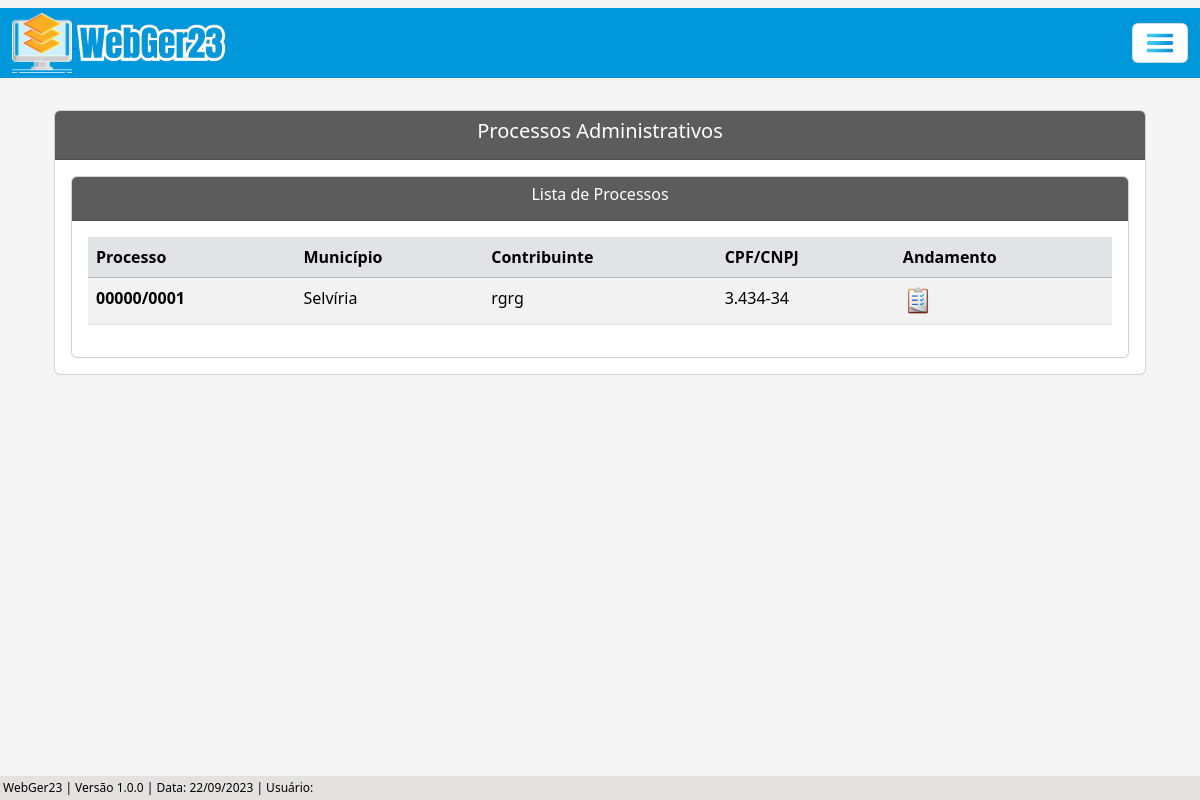
The page /listar/processo-adm/ on the database as committed earlier.
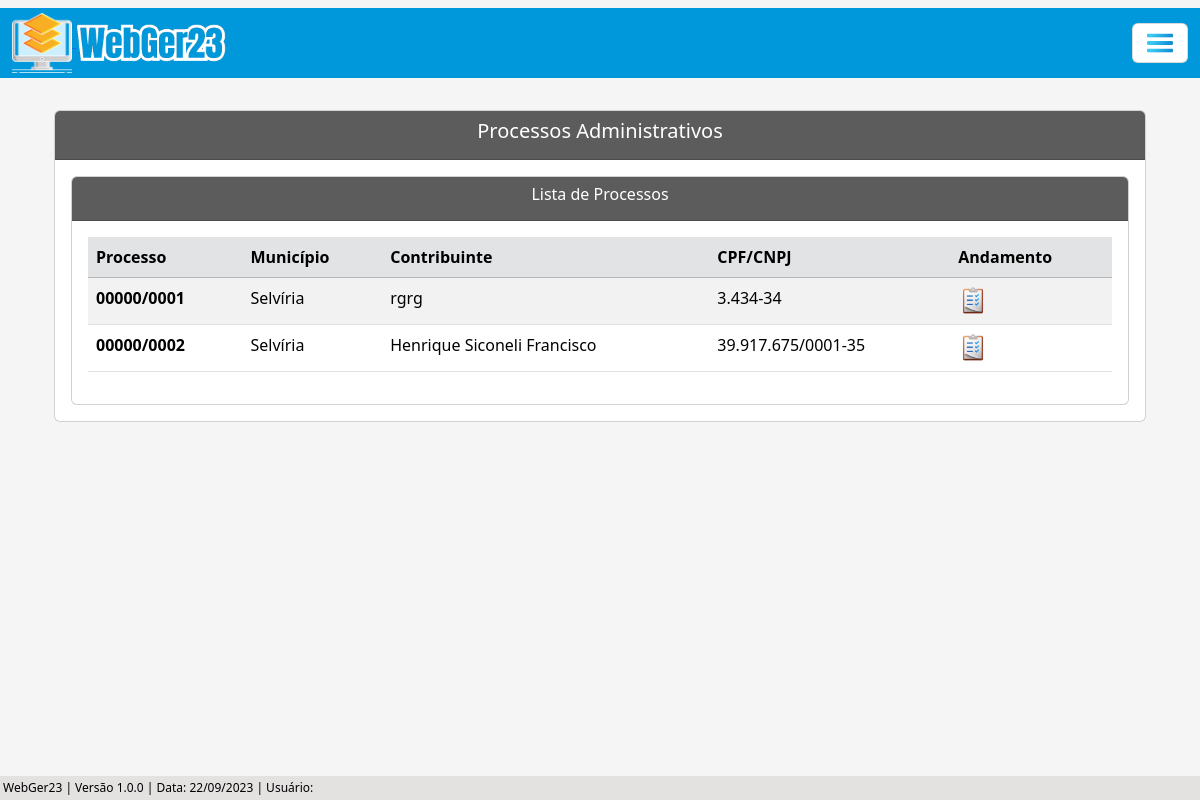
The same page on the database as committed later.
### processo/models.py (models this page shows, shortened)
class Base(models.Model): # Classe base, será herdada pelas outras classes
    data_criacao = models.DateField('data_criação', auto_now_add=True)
    data_alteracao = models.DateField('Alterado', auto_now=True)
    ativo = models.BooleanField('Ativo?', default=True)
    class Meta:
        abstract = True

class ProcessoAdm(Base):
    tipo_pessoas = (
        ('Física', 'Física'), ('Jurídica', 'Jurídica'),
    )
    criador_processo_adm = models.ForeignKey(get_user_model(), verbose_name='Usuário Criador', on_delete=models.CASCADE) # Usuário que criou o processo, utilizando chave primária com o get_user_model do django, para utilizar o usuário logado automaticamente
    numero = models.CharField(unique=True, verbose_name='N°', max_length=10) # Número do processo
    municipio = models.CharField(max_length=50, verbose_name='Município') # Município
    uf = models.CharField(max_length=2) # UF
    data_inicial = models.DateField(blank=True, null=True) # Data Inicial do Período do processo
    data_final = models.DateField(blank=True, null=True) # Data final do Período do processo
    data_div_ativa = models.DateField(blank=True, null=True) # Data dívida ativa
    valor_atributo = models.CharField(max_length=14, blank=True, null=True)  # Valor do atributo
    valor_multa = models.CharField(max_length=14, blank=True, null=True) # Valor da multa
    valor_credito = models.CharField(max_length=14, blank=True, null=True) # Valor do crédito
    valor_atualizado = models.CharField(max_length=14, blank=True, null=True) # Valor do atualizado
    data_valor_atualizado = models.DateField(blank=True, null=True) # Data valor atualizado
    nome_contribuinte = models.CharField(max_length=50)  # Nome / Razão Social
    tipo_pessoa = models.CharField(max_length=50, choices=tipo_pessoas) # Física / Jurídica
    documento = models.CharField(max_length=20, verbose_name='CPF/CNPJ', unique=True) # CPF / CNPJ
    nome_fantasia = models.CharField(max_length=50, blank=True, null=True) # Nome Fantasia
    email = models.EmailField(max_length=50, blank=True, null=True) # E-mail
    endereco = models.CharField(max_length=150) # Rua
    complemento = models.CharField(max_length=50, blank=True, null=True) # Complemento
    municipio_contribuinte = models.CharField(max_length=50, blank=True, null=True) # Município Contribuinte
    uf_contribuinte = models.CharField(max_length=2, verbose_name='UF', blank=True, null=True) # UF Contribuinte
    cep = models.CharField(max_length=10, blank=True, null=True) # CEP
    telefone = models.CharField(max_length=20, blank=True, null=True) # Telefone
    celular = models.CharField(max_length=20, blank=True, null=True) # Celular

### processo/views.py (the view)
# urls.py: path('listar/processo-adm/', ProcessoAdmList.as_view(), name='proc-adm-list'),
class ProcessoAdmList(ListView):
    model = ProcessoAdm
    template_name = 'processos/lists/processo_adm_list.html'

### processo/templates/processos/lists/processo_adm_list.html (shortened to what this page needs)
{% extends 'index.html' %}
{% load static %}
{% block conteudo %}
    <div class="container p-4">
        <div class="card">
            <div class="card-header text-white" style="background-color: #5c5c5c;">
                <h5 style="text-align: center;">Processos Administrativos</h5>
            </div>
            <div class="card-body">
                <div class="card">
                    <div class="card-header text-white" style="background-color: #5c5c5c;; text-align: center;">
                    <h6>Lista de Processos</h6>
                    </div>
                    <div class="card-body">
                        <div class="table-responsive">
                            <table class="table table-striped" id="tabela-listar">
                                <thead>
                                    <tr class="table-secondary">
                                        <th>Processo</th>
                                        <th>Município</th>
                                        <th>Contribuinte</th>
                                        <th>CPF/CNPJ</th>
                                        <th>Andamento</th>
                                    </tr>
                                </thead>
                                <tbody>
                                    {% for processo in object_list %}
                                    <tr>
                                        <td><b>{{ processo.numero }}</b></td>
                                        <td>{{ processo.municipio }}</td>
                                        <td>{{ processo.nome_contribuinte }}</td>
                                        <td>{{ processo.documento }}</td>
                                        <td>
                                            <a href="{% url 'andamento-adm-list' processo.pk %}"><img src="{% static 'img/listar.png' %}" width="30"></a>
                                        </td>
                                    </tr>
                                    {% endfor %}
                                </tbody>
                            </table>
                        </div>
                    </div>
                </div>
            </div>
        </div>
    </div>
    <br>
    {% endblock %}

### core/templates/index.html (shortened to what this page needs)
{% load static %}
<!DOCTYPE html>
<html lang="pt-br">
<head>
    <link href="https://cdn.jsdelivr.net/npm/bootstrap@5.3.1/dist/css/bootstrap.min.css" rel="stylesheet">
    <link rel="stylesheet" href="https://cdn.jsdelivr.net/npm/bootstrap-icons@1.10.5/font/bootstrap-icons.css">
    <link rel="stylesheet" href="{% static 'css/estilos.css' %}">
    <link href="https://cdn.datatables.net/v/bs5/dt-1.13.6/datatables.min.css" rel="stylesheet">
</head>
<body>
    {% block menu %}
      <nav class="navbar">
        <div class="container-fluid">
             <a href="{% url 'index' %}"><img src="{% static 'img/logo.png' %}" alt="" width="60"> <img src="{% static 'img/webger.png' %}" alt="" width="150"></a>
          <button class="navbar-toggler" type="button" data-bs-toggle="offcanvas" data-bs-target="#offcanvasNavbar" aria-controls="offcanvasNavbar" aria-label="Toggle navigation" style="background-color: white;">
            <span><img src="{% static 'img/menu.png' %}" width="30"></span>
          </button>
        </div>
      </nav>
    {% endblock %}
    {% block conteudo %}{% endblock %}
    {% block rodape %}
      <div class="rodape">
        WebGer23 | Versão 1.0.0 | Data: {% now 'd/m/Y' %} | Usuário: {{ user.get_full_name }}
      </div>
    {% endblock %}
</body>
</html>

### core/static/css/estilos.css (style rules this page uses)
.container-fluid { background-color: #0098DB; height: 70px; }
body { background-color: whitesmoke; margin: 0; padding: 0; display: flex; flex-direction: column; min-height: 100vh; position: relative; }
.rodape { background-color: rgb(228, 225, 225); color: black; padding: 3px; text-align: left; font-size: 12px; position: absolute; bottom: 0; width: 100%; }

Rows that differ between the two databases and show on the page:
added ProcessoAdm: numero "00000/0002", municipio "Selvíria", nome_contribuinte "Henrique Siconeli Francisco", documento "39.917.675/0001-35"
